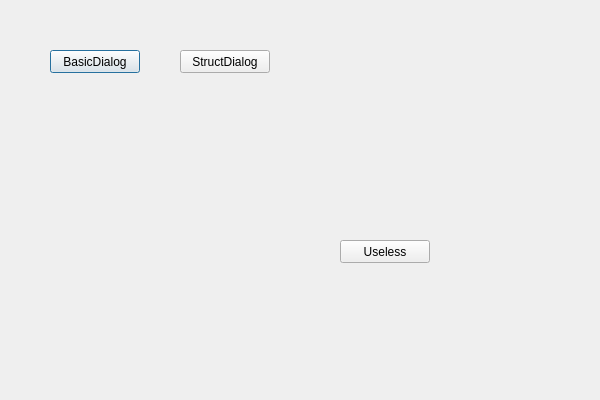
<?xml version="1.0" encoding="UTF-8"?>
<ui version="4.0">
 <class>QDialogTestClass</class>
 <widget class="QDialog" name="QDialogTestClass">
  <property name="geometry">
   <rect>
    <x>0</x>
    <y>0</y>
    <width>600</width>
    <height>400</height>
   </rect>
  </property>
  <property name="windowTitle">
   <string>QDialogTest</string>
  </property>
  <widget class="QPushButton" name="btn_basicDialog">
   <property name="geometry">
    <rect>
     <x>50</x>
     <y>50</y>
     <width>90</width>
     <height>23</height>
    </rect>
   </property>
   <property name="text">
    <string>BasicDialog</string>
   </property>
  </widget>
  <widget class="QPushButton" name="btn_useless">
   <property name="geometry">
    <rect>
     <x>340</x>
     <y>240</y>
     <width>90</width>
     <height>23</height>
    </rect>
   </property>
   <property name="text">
    <string>Useless</string>
   </property>
  </widget>
  <widget class="QPushButton" name="btn_structDialog">
   <property name="geometry">
    <rect>
     <x>180</x>
     <y>50</y>
     <width>90</width>
     <height>23</height>
    </rect>
   </property>
   <property name="text">
    <string>StructDialog</string>
   </property>
  </widget>
 </widget>
 <layoutdefault spacing="6" margin="11"/>
 <resources/>
 <connections/>
</ui>
